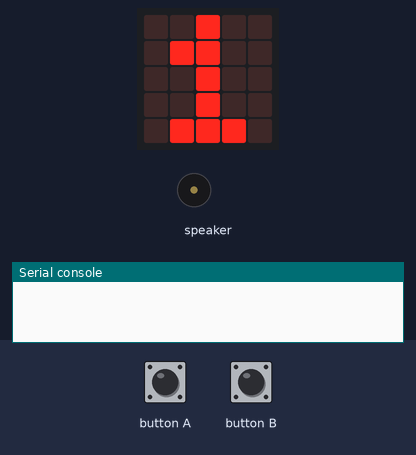
Simulated run of this program. Board: Calliope mini (MakeCode). Parts: the board's 5×5 LED display, buzzer (waves = sounding), the last lines printed to the serial console. The inputs (shaded band) are chosen by the test bench. No radio messages arrive unless stated (any console line starting 'radio sent:' is added by the test bench).

Above: at 1.9 s.
2.0 s: button A pressed for 0.15 s
At 4.3 s:
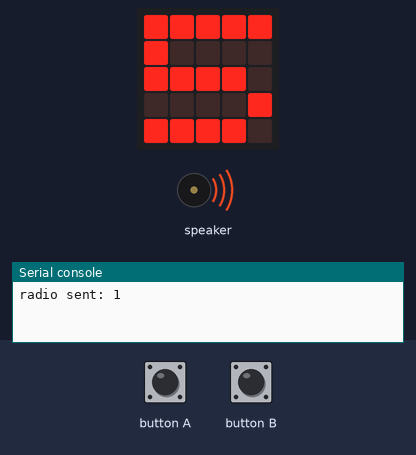
At 16.3 s:
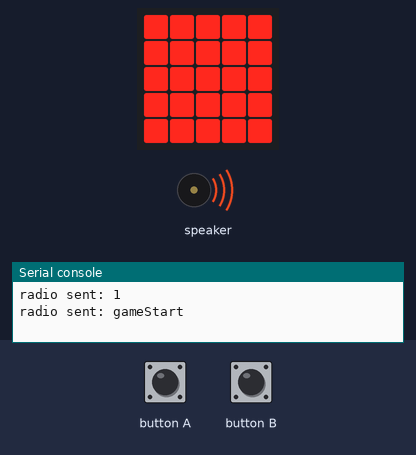
Timing chart, 0 to 17.0 s (numbered marks = the images above; inputs shaded):
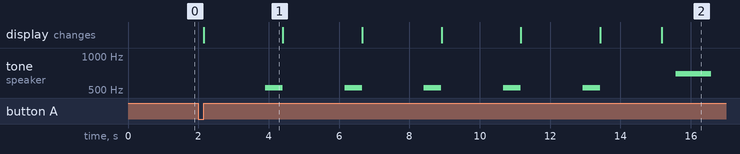

The program:

main.ts
```typescript
radio.onReceivedNumber(function (receivedNumber) {
    currentLives = gamerLives[receivedNumber]
    if (currentLives > 0) {
        currentLives += -1
        gamerLives[receivedNumber] = currentLives
    }
    led.unplot(receivedNumber - 1, currentLives)
})
input.onButtonEvent(Button.A, input.buttonEventClick(), function () {
    if (!(gameStart)) {
        radio.sendNumber(difficult)
        gameStart = true
        backTimer = 5
        basic.showNumber(backTimer)
        basic.pause(1000)
        music.playTone(523, music.beat(BeatFraction.Whole))
        while (backTimer > 0) {
            backTimer += -1
            basic.showNumber(backTimer)
            basic.pause(1000)
            if (backTimer > 0) {
                music.playTone(523, music.beat(BeatFraction.Whole))
            }
        }
        radio.sendString("gameStart")
        basic.showLeds(`
            # # # # #
            # # # # #
            # # # # #
            # # # # #
            # # # # #
            `)
        music.playTone(698, music.beat(BeatFraction.Double))
    }
})
input.onButtonEvent(Button.B, input.buttonEventClick(), function () {
    if (!(gameStart)) {
        difficult += 1
        if (difficult > 3) {
            difficult = 1
        }
        basic.showNumber(difficult)
    }
})
let backTimer = 0
let currentLives = 0
let gamerLives: number[] = []
let gameStart = false
let difficult = 0
difficult = 1
gameStart = false
radio.setGroup(1)
gamerLives[1] = 5
gamerLives[2] = 5
gamerLives[3] = 5
gamerLives[4] = 5
gamerLives[5] = 5
basic.showNumber(difficult)
```

test.ts
```typescript
// Hier kann man Tests durchführen; diese Datei wird nicht kompiliert, wenn dieses Paket als Erweiterung verwendet wird.
```

Measured:
- after the input at 2.0 s, tone on speaker: plays 523 Hz for 0.50 s, 523 Hz for 0.50 s, 523 Hz for 0.50 s, 523 Hz for 0.50 s, 523 Hz for 0.50 s, 698 Hz for 1.0 s, starting after 1.9 s; the display: changes after 0.15 s (image 1)
- what the display in image 1 shows lasts 2.2 s, from 2.2 s to 4.4 s
